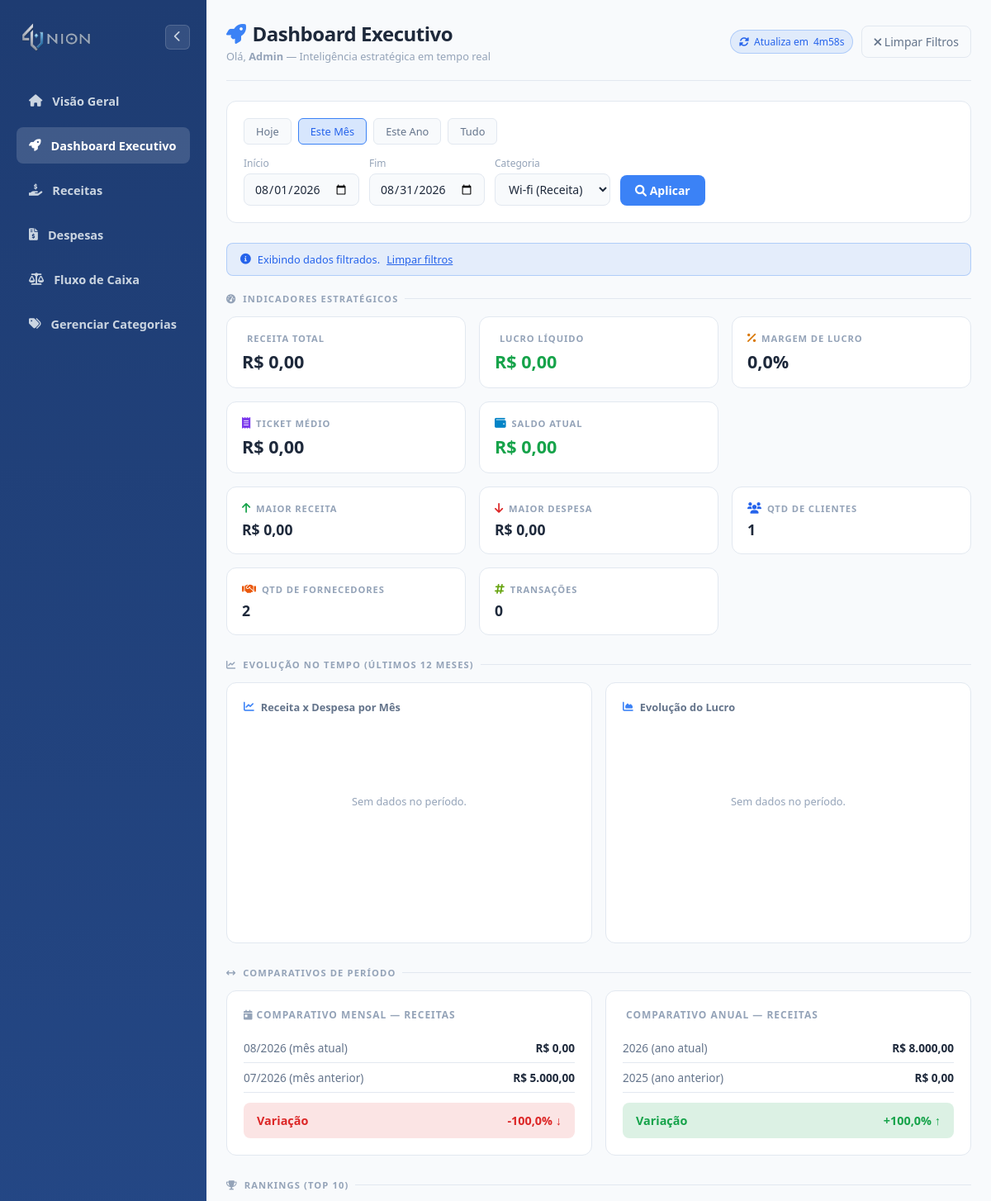
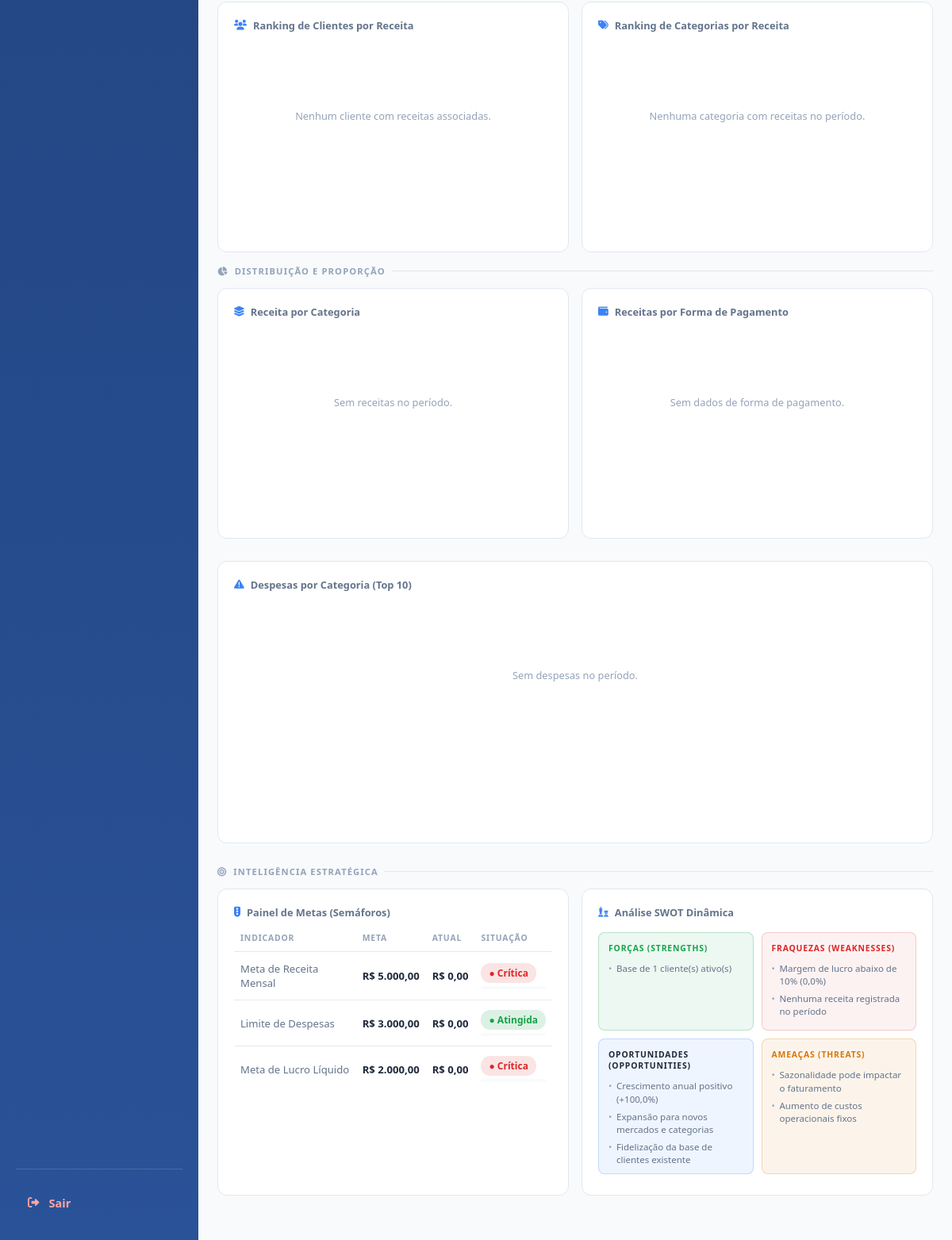
/executivo.php?f_periodo=mes&f_categoria=24 (signed in), run on the app's committed database (2 pictures, top to bottom).
### tables this page shows
CREATE TABLE `metas` (
  `id` int(11) NOT NULL,
  `descricao` varchar(150) DEFAULT NULL,
  `tipo` enum('Receita','Despesa') DEFAULT NULL,
  `valor_meta` decimal(12,2) DEFAULT NULL,
  `valor_realizado` decimal(12,2) DEFAULT NULL,
  `percentual` decimal(5,2) DEFAULT NULL,
  `data_inicio` date DEFAULT NULL,
  `data_fim` date DEFAULT NULL,
  `status` enum('Em Andamento','Concluída','Atrasada') DEFAULT NULL
);

### executivo.php (the view, shortened to what the rows shown need)
<?php
require_once "config/conexao.php";
$usuario_id   = $_SESSION['usuario_id'] ?? $_SESSION['id'] ?? $_SESSION['id_usuario'] ?? $_SESSION['user_id'] ?? null;
$metas_lista = [];
if ($usuario_id) {
    try {
        $st = $conexao->query("SELECT * FROM metas ORDER BY id ASC");
        $metas_lista = $st->fetchAll();
    } catch (PDOException $e) {
    }
}
?>
<!DOCTYPE html>
<html lang="pt-br">
<head>
    <link rel="stylesheet" href="https://cdnjs.cloudflare.com/ajax/libs/font-awesome/6.0.0/css/all.min.css">
    <link rel="stylesheet" href="assets/css/executivo.css?v=<?= time() ?>">
</head>
<body>
<main class="main-content">
    <header class="exec-header">
        <div class="exec-header-left">
            <h1><i class="fas fa-rocket" style="color:#3b82f6;margin-right:8px;"></i>Dashboard Executivo</h1>
        </div>
    </header>
    <div class="estrategia-row">
        <div class="metas-card">
            <?php if (empty($metas_lista)): ?>
                <p style="color:var(--text-muted);font-size:0.8rem;">Nenhuma meta cadastrada. Execute o script <code>database/03_seed_metas_e_clientes.sql</code>.</p>
            <?php else: ?>
            <table class="metas-table">
                <thead>
                    <tr>
                        <th>Indicador</th>
                        <th>Meta</th>
                        <th>Atual</th>
                        <th>Situação</th>
                    </tr>
                </thead>
                <tbody>
                <?php foreach ($metas_lista as $meta): ?>
                    <tr>
                        <td><?= htmlspecialchars($meta['descricao']) ?></td>
                        <td class="meta-valor">R$&nbsp;<?= number_format((float)$meta['valor_meta'],2,',','.') ?></td>
                        <td class="meta-valor">R$&nbsp;<?= number_format($meta['_realizado'],2,',','.') ?></td>
                        <td>
                            <span class="semaforo <?= $meta['_semaforo'] ?>">
                                ● <?= $meta['_semaforo_label'] ?>
                            </span>
                            <div class="meta-progress-bar">
                            </div>
                        </td>
                    </tr>
                <?php endforeach; ?>
                </tbody>
            </table>
            <?php endif; ?>
        </div>
    </div>
</main>
</body>
</html>

### data on the page
metas: descricao "Meta de Receita Mensal", valor_meta "5.000,00", _realizado "0,00", _semaforo_label "Crítica"
metas: descricao "Limite de Despesas", valor_meta "3.000,00", _realizado "0,00", _semaforo_label "Atingida"
metas: descricao "Meta de Lucro Líquido", valor_meta "2.000,00", _realizado "0,00", _semaforo_label "Crítica"

### other printed values
$item['label'] "Visão Geral"
$item['label'] "Dashboard Executivo"
$item['label'] "Receitas"
$item['label'] "Despesas"
$item['label'] "Fluxo de Caixa"
$item['label'] "Gerenciar Categorias"
$usuario_nome "Admin"
$receita_total "0,00"
$lucro_liquido "0,00"
$margem_lucro "0,0"
$ticket_medio "0,00"
$saldo_atual "0,00"
$maior_receita "0,00"
$maior_despesa "0,00"
$qtd_clientes "1"
